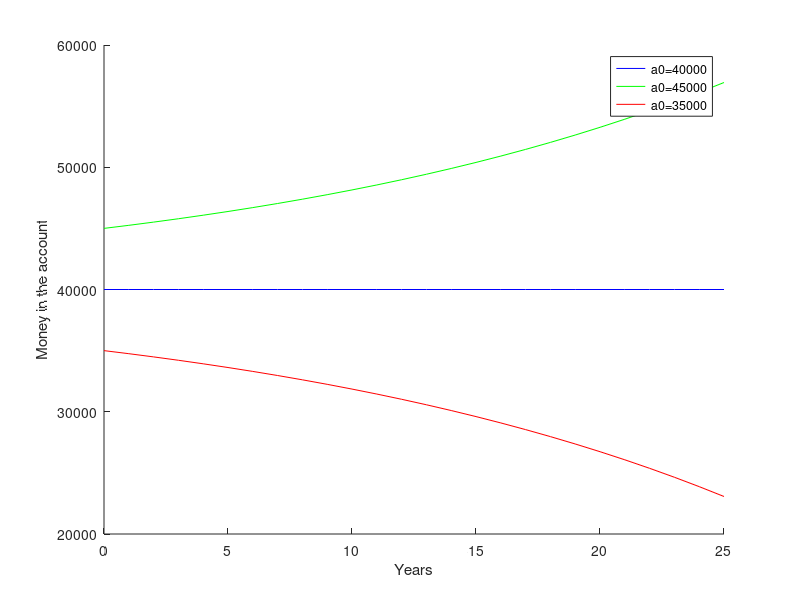

Reproduce this figure in MATLAB.
% Parameters
interest_rate = 1.05;
withdraw = 2000;
years = 25;

% Initial Populations
a0_values = [40000, 45000, 35000];
colours = ["b", "g", "r"];
hold on
for i = 1:length(a0_values)
  a = zeros(1, years + 1); % Initialize Array for Population
  a(1) = a0_values(i); % Set Initial Population
  for n = 1:years
    a(n+1) = interest_rate * a(n) - withdraw; % Update Population
  end
  plot(0:years, a, colours(i)); % Plot population
end
xlabel("Years")
ylabel("Money in the account")
legend("a0=40000", "a0=45000", "a0=35000")
hold off

